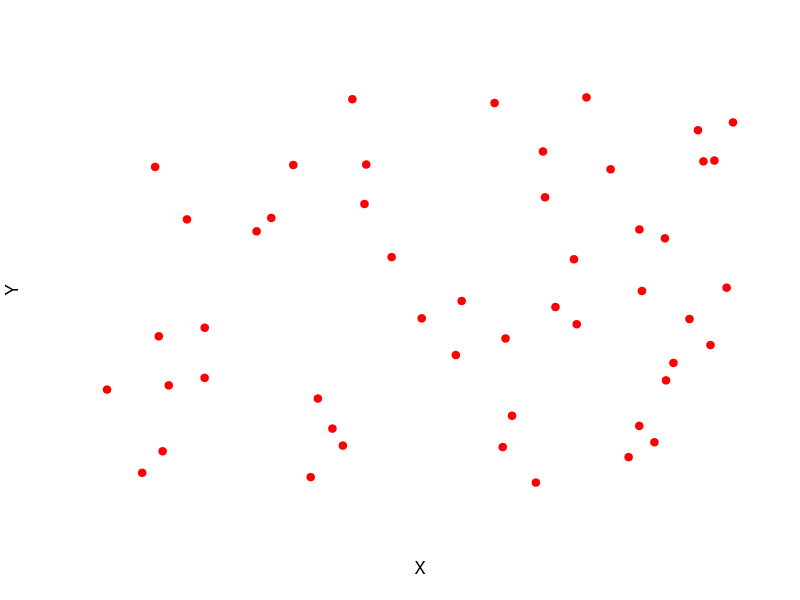
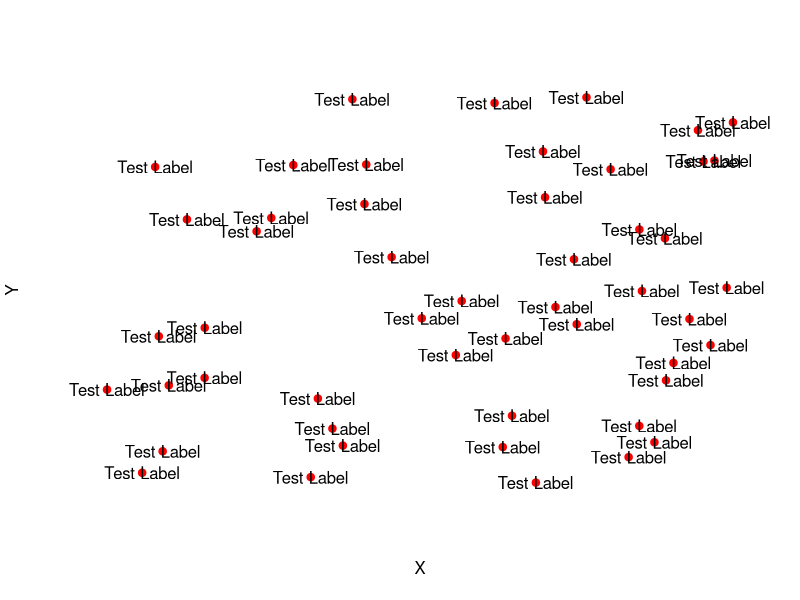
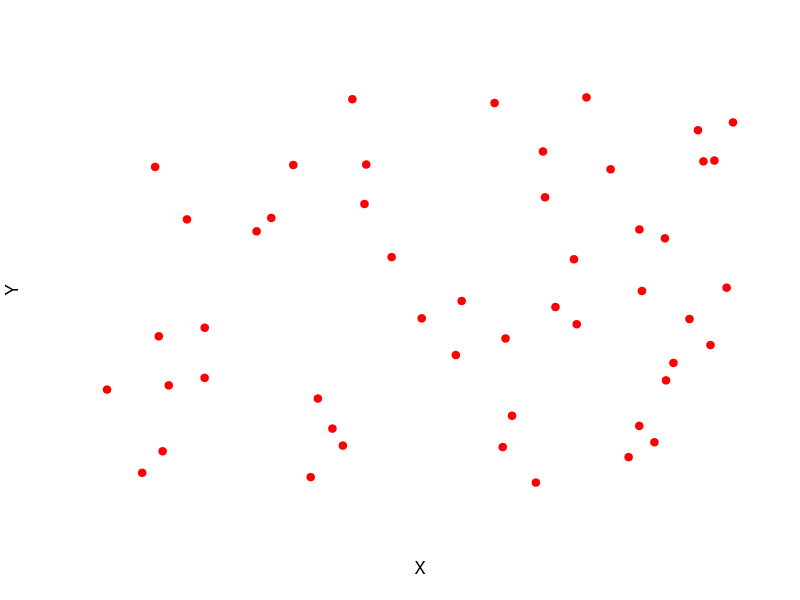

Generate these figures, in order, with R: (Note: this script raises an error after producing the figures.)
##########################
# Generate random points #
##########################

# Open a PDF
pdf(file="/home/josephcrispell/Desktop/OverlayTextExample.pdf")

# Create some random points
n <- 50
coords <- data.frame(X=runif(n), Y=runif(n), Name="Test Label")

# Plot them without labels
plot(x=coords$X, y=coords$Y, pch=19, bty="n", xaxt="n", yaxt="n", col="red", xlab="X", ylab="Y")

# With basis labels
plot(x=coords$X, y=coords$Y, pch=19, bty="n", xaxt="n", yaxt="n", col="red", xlab="X", ylab="Y")
text(coords$X, coords$Y, labels=coords$Name, xpd=TRUE)

# Plot them with non-overlapping labels
plot(x=coords$X, y=coords$Y, pch=19, bty="n", xaxt="n", yaxt="n", col="red", xlab="X", ylab="Y")
overlayText(coords$X, coords$Y, coords$Name, cex=1, col.label="black")

# Plot them with non-overlapping labels
plot(x=coords$X, y=coords$Y, pch=19, bty="n", xaxt="n", yaxt="n", col="red", xlab="X", ylab="Y")
overlayText(coords$X, coords$Y, coords$Name, cex=1, col.background=rgb(0,0,0, 0.75), col.label="white")

dev.off()

#############
# FUNCTIONS #
#############

overlayText <- function(xCoords, yCoords, labels, cex=1, col.label="red", col.line="black", col.background=NULL,
                        lty=1, lwd=1){
  
  ###########################################
  # Produce a list of alternative locations #
  ###########################################
  
  # Calculate the label heights and widths
  labelDimensions <- calculateLabelHeightsAndWidths(labels=labels, cex=cex, polygonAdded=is.null(col.background) == FALSE)
  textHeights <- labelDimensions[["Heights"]]
  textWidths <- labelDimensions[["Widths"]]
  
  # Generate the alternative locations
  output <- generateAlternativeLocations(xCoords=xCoords, yCoords=yCoords, textHeights=textHeights,
                                         textWidths=textWidths, cex=cex)
  altX <- output[["AltX"]]
  altY <- output[["AltY"]]
  
  ##############################################################
  # Add labels to plot assigning new locations where necessary #
  ##############################################################
  
  # Plot the point label
  for(i in 1:length(xCoords)){
    
    # Is the current point too close to others?
    if(tooClose(xCoords, yCoords, i, textHeights[i], textWidths[i]) == TRUE && length(altX) != 0){
      
      # Get a new location
      newLocationIndex <- chooseNewLocation(xCoords[i], yCoords[i], altX, altY)

      # Add line back to previous location
      addLineBackToOriginalLocation(altX=altX[newLocationIndex], altY=altY[newLocationIndex],
                                    x=xCoords[i], y=yCoords[i], label=labels[i], cex=cex, col=col.line, lty=lty, lwd=lwd)

      # Add label
      addLabel(x=altX[newLocationIndex], y=altY[newLocationIndex], label=labels[i], cex=cex, col=col.label, bg=col.background)

      # Remove new location and any locations too close to it
      output <- removeLocationAndThoseCloseToItFromAlternatives(
        altX, altY, newLocationIndex, textHeights[i], textWidths[i])
      altX <- output[["X"]]
      altY <- output[["Y"]]
      
      # Change the X and Y coordinates to the alternate ones
      xCoords[i] <- altX[newLocationIndex]
      yCoords[i] <- altY[newLocationIndex]
      
    }else{
      
      # Add label
      addLabel(x=xCoords[i], y=yCoords[i], label=labels[i], cex=cex, col=col.label, bg=col.background)
    }
  }
}

addLineBackToOriginalLocation <- function(altX, altY, x, y, label, cex, col, lty=1, lwd=1){
  
  # Calculate the label width and height
  labelHeight <- strheight(label, cex=cex)
  labelWidth <- strwidth(label, cex=cex)
  
  # Create a set of points marking the boundaries of the label
  xMarkers <- c(seq(from=altX - (labelWidth * 0.52), to=altX + (labelWidth * 0.52), by=0.05*labelWidth), 
                altX + (labelWidth * 0.52))
  yMarkers <- c(seq(from=altY - (labelHeight * 0.6), to=altY + (labelHeight * 0.6), by=0.05*labelHeight),
                altY + (labelHeight * 0.6))
  
  # Calculate the closest pair of X and Y coordinates to the origin
  closestX <- xMarkers[which.min(abs(xMarkers - x))]
  closestY <- yMarkers[which.min(abs(yMarkers - y))]
  
  # Plot the line
  points(x=c(closestX, x), y=c(closestY, y), type="l", col=col, lty=lty, lwd=lwd)
}

calculateLabelHeightsAndWidths <- function(labels, cex, polygonAdded){
  
  # Get the text label heights and lengths
  textHeights <- strheight(labels) * cex
  textWidths <- strwidth(labels) * cex
  
  # If plotting boxes for labels make widths and heights slightly larger
  if(polygonAdded == TRUE){
    textHeights <- textHeights + (0.25 * textHeights)
    textWidths <- textWidths + (0.05 * textWidths)
  }
  
  # Create the output
  output <- list("Heights"=textHeights, "Widths"=textWidths)
  
  return(output)
}

generateAlternativeLocations <- function(xCoords, yCoords, textHeights, textWidths, cex=1){
  
  # Get the axis limits
  axisLimits <- par("usr")
  
  # Define the spacer for each axis
  spacerX <- 0.01 * (axisLimits[2] - axisLimits[1])
  spacerY <- 0.01 * (axisLimits[4] - axisLimits[3])
  
  # Generate the set of points based upon the spacer
  altX <- c()
  altY <- c()
  for(i in seq(axisLimits[1], axisLimits[2], spacerX)){
    for(j in seq(axisLimits[3], axisLimits[4], spacerY)){
      
      altX[length(altX) + 1] <- i
      altY[length(altY) + 1] <- j
    }
  }
  #points(altX, altY, col=rgb(0,0,0, 0.5), pch=20, xpd=TRUE)
  
  # Remove points that are too close to actual values
  remove <- c()
  for(i in 1:length(altX)){
    
    for(j in 1:length(xCoords)){
      
      if(abs(altX[i] - xCoords[j]) < textWidths[j] &&
         abs(altY[i] - yCoords[j]) < textHeights[j]){
        remove[length(remove) + 1] <- i
        break
      }
    }
  }
  #points(altX[remove], altY[remove], col=rgb(1,1,1), pch=20, xpd=TRUE)
  if(length(remove) > 0){
    altX <- altX[-remove]
    altY <- altY[-remove]
  }
  
  # Create an output
  output <- list("AltX"=altX, "AltY"=altY)
  
  return(output)
}

addLabel <- function(x, y, label, cex=1, col="black", bg=NULL, border=NA){
  
  # Calculate the height and width of the label
  labelHeight <- strheight(label, cex=cex)
  labelWidth <- strwidth(label, cex=cex)
  
  # Add a background polygon - if requested
  if(is.null(bg) == FALSE){
    polygon(x=c(x - (labelWidth * 0.52),
                x - (labelWidth * 0.52),
                x + (labelWidth * 0.52),
                x + (labelWidth * 0.52)),
            y=c(y - (labelHeight * 0.6),
                y + (labelHeight * 0.6),
                y + (labelHeight * 0.6),
                y - (labelHeight * 0.6)), 
            col=bg,
            border=border, xpd=TRUE)
  }
  
  
  # Add label
  text(x=x, y=y, labels=label, xpd=TRUE, cex=cex, col=col)
}

removeLocationAndThoseCloseToItFromAlternatives <- function(altX, altY, index, textHeight, textWidth){
  remove <- c(index)
  for(i in 1:length(altX)){
    
    if(i == index){
      next
    }
    
    if(abs(altX[index] - altX[i]) < textWidth &&
       abs(altY[index] - altY[i]) < textHeight){
      remove[length(remove) + 1] <- i
    }
  }
  
  altX <- altX[-remove]
  altY <- altY[-remove]
  
  return(list("X" = altX, "Y" = altY))
}

chooseNewLocation <- function(x, y, altXs, altYs){
  
  # Calculate the distance from point to all alternatives
  distances <- c()
  for(i in 1:length(altXs)){
    distances[i] <- euclideanDistance(x, y, altXs[i], altYs[i])
  }
  
  return(which.min(distances))
}

tooClose <- function(x, y, index, textHeight, textWidth){
  
  result <- FALSE
  for(i in 1:length(x)){
    
    if(i == index){
      next
    }else if(abs(x[index] - x[i]) < textWidth &&
             abs(y[index] - y[i]) < textHeight){
      result <- TRUE
      break
    }
  }
 
  return(result) 
}

euclideanDistance <- function(x1, y1, x2, y2){
  return(sqrt(sum((x1 - x2)^2 + (y1 - y2)^2)))
}